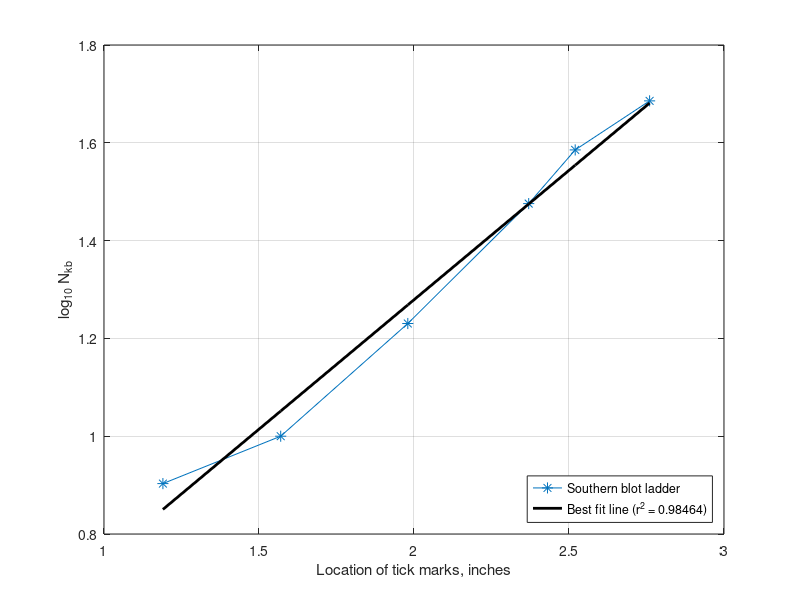

Source code (MATLAB):
%% Compute number distributions from Southern blots
%
% $AUTHOR: Kyle M. Douglass $ $DATE: 2014/10/22 $ $REVISION: 0.1 $

%% Read in line profiles of Southern blots
hL = dlmread('helaL.txt');
hS = dlmread('helaS.txt');
scale = dlmread('scale.txt');

%% Convert scales
% Find locations of tick marks in the scale profile
filterLevel = 90;
scaleTicks = scale(scale(:,2) < filterLevel, 1);

% Number of kilobase pairs correspoinding to the ticks
NTicks = [8, 10, 17, 29.9, 38.5, 48.5]';

% Check for logarithmic scale and fit a line
p = polyfit(scaleTicks, log10(NTicks),1);
yfit = polyval(p, scaleTicks);
yresid = log10(NTicks) - yfit;
SSresid = sum(yresid.^2);
SStotal = (length(NTicks) - 1) * var(log10(NTicks));
rsq = 1 - SSresid/SStotal;

plot(scaleTicks, log10(NTicks), '-*', 'MarkerSize', 8)
hold on
plot(scaleTicks, yfit, '-k', 'LineWidth', 2)
grid on
xlabel('Location of tick marks, inches')
ylabel('log_{10} N_{kb}')
legend('Southern blot ladder', ['Best fit line (r^2 = ' num2str(rsq) ')'], 'Location', 'SouthEast')
savefig('check_logarithmic_scale')

% Scale for the number of kilobase pairs
x = scale(:,1);
Nkb = 10.^(polyval(p, scale(:,1)));